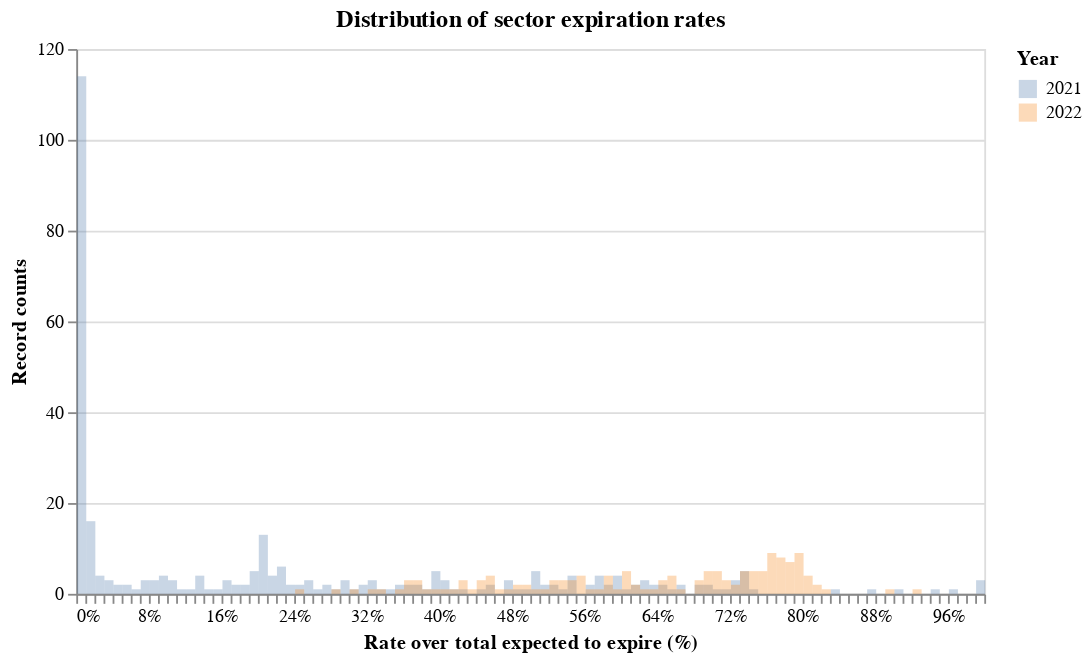

Write notebook code for a chart like this one.
### Code cell
source = df[df["Date"]< pd.Timestamp('2022-05-27T00:00:00.000000+0000')]
source["Interval"] = np.where(source["Date"] < pd.Timestamp('2021-12-31T00:00:00.000000+0000'), "2021", "2022")

alt.Chart(source).mark_bar(
    opacity=0.3,
    binSpacing=0
).encode(
    alt.X('Expired_rate:Q', bin=alt.Bin(maxbins=100), title="Rate over total expected to expire (%)", axis=alt.Axis(format='%')),
    alt.Y('count()', stack=None, title="Record counts"),
    color=alt.Color('Interval:N', legend=alt.Legend(title="Year"))
).properties(
    width=500, height=300, title="Distribution of sector expiration rates"
)

### Figure 1 — Vega-Lite specification as saved in the notebook (floating-point values rounded to 4 significant figures; data arrays with more than 128 entries replaced by an {"elided": "..."} marker saying what was removed)
{"$schema": "https://vega.github.io/schema/vega-lite/v4.17.0.json", "config": {"view": {"continuousHeight": 300, "continuousWidth": 400}}, "data": {"name": "data-82b53d04cd137458a78ed70e0d6faec9"}, "datasets": {"data-82b53d04cd137458a78ed70e0d6faec9": {"elided": "454 records"}}, "encoding": {"color": {"field": "Interval", "legend": {"title": "Year"}, "type": "nominal"}, "x": {"axis": {"format": "%"}, "bin": {"maxbins": 100}, "field": "Expired_rate", "title": "Rate over total expected to expire (%)", "type": "quantitative"}, "y": {"aggregate": "count", "stack": null, "title": "Record counts", "type": "quantitative"}}, "height": 300, "mark": {"binSpacing": 0, "opacity": 0.3, "type": "bar"}, "title": "Distribution of sector expiration rates", "width": 500}
